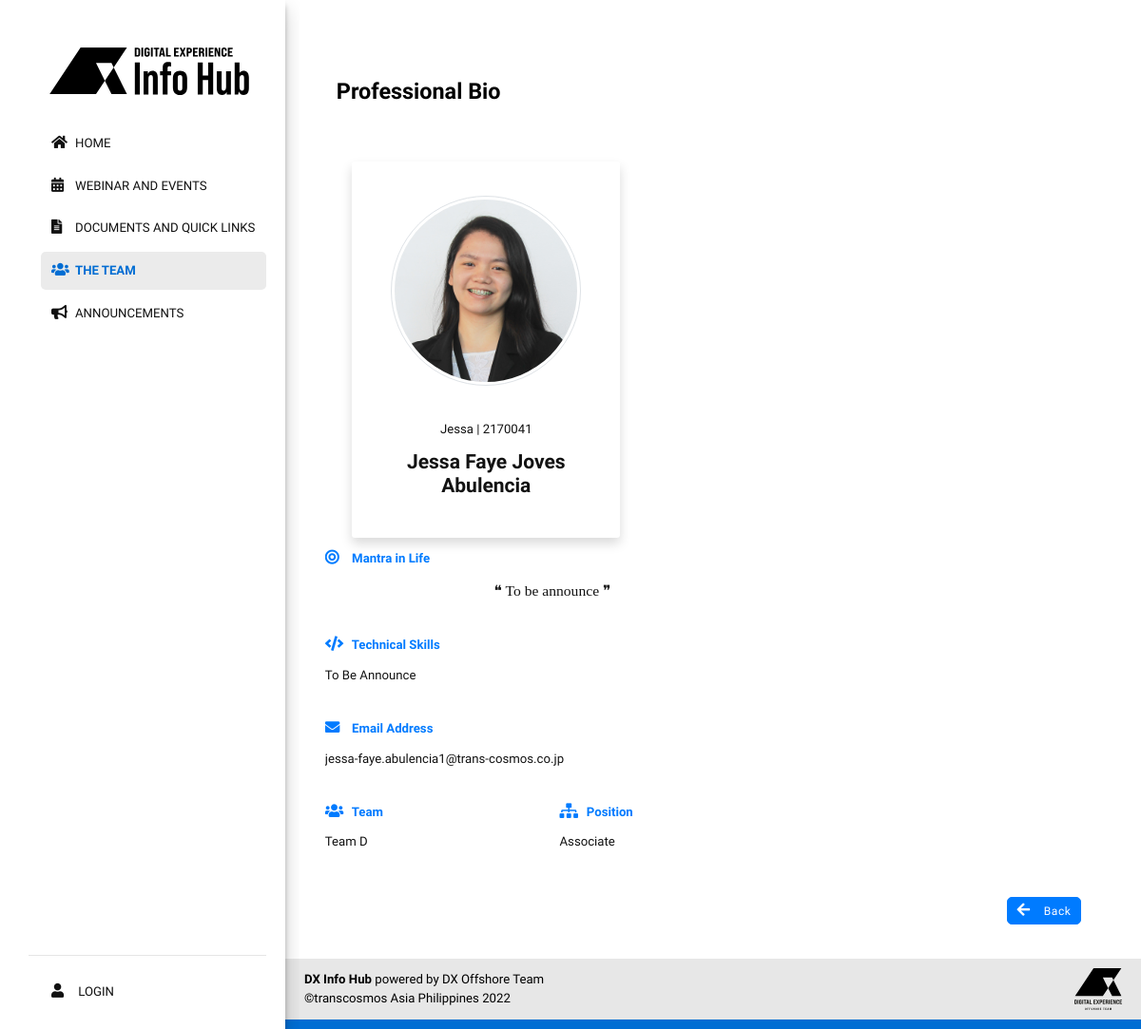
Page /pages/users/o-user-profile.php?id=28 on the earlier database version.
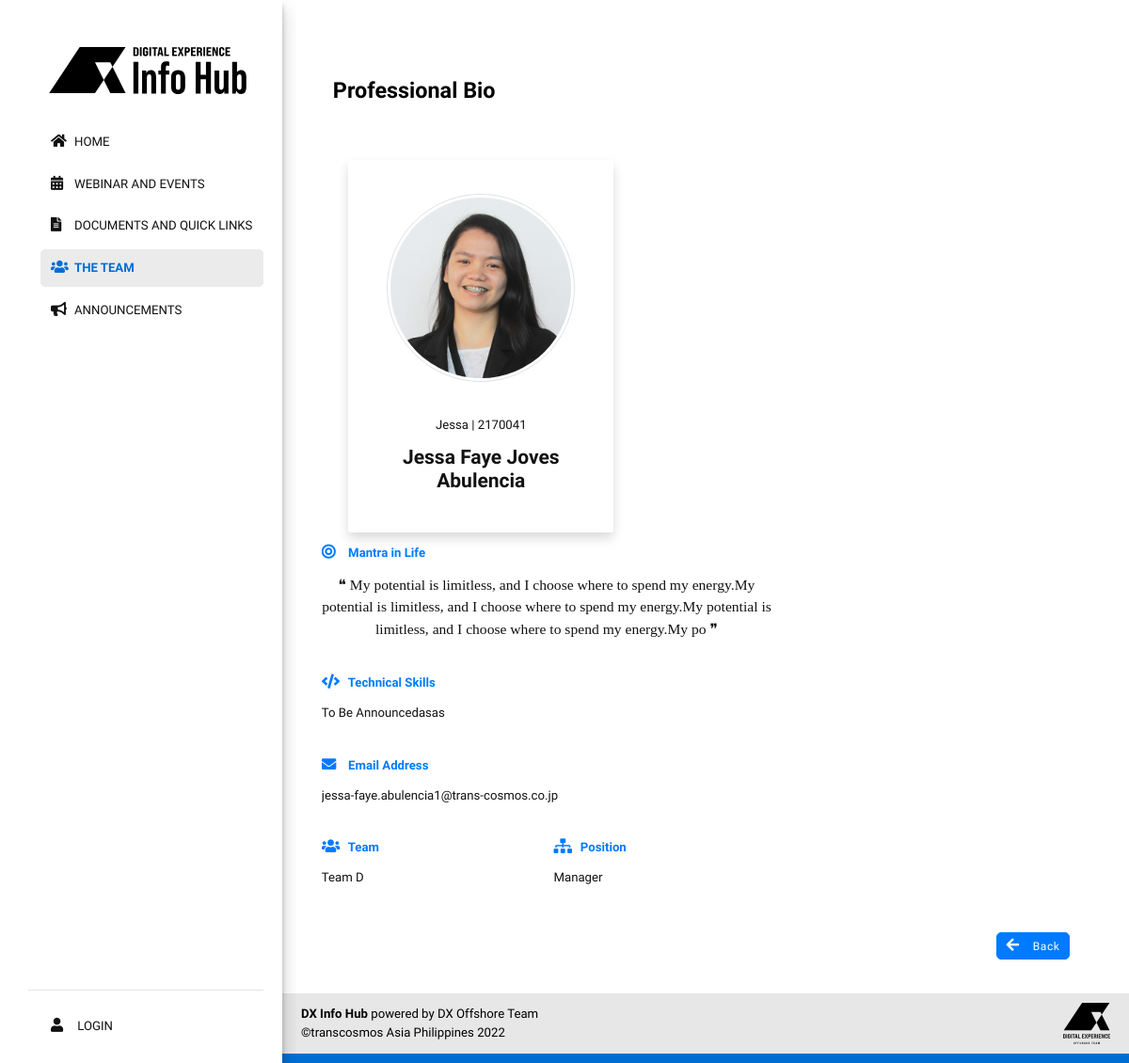
Same page on the later database version.
### tables this page shows
CREATE TABLE `users` (
  `user_id` bigint(20) NOT NULL,
  `user_employee_id` varchar(50) NOT NULL DEFAULT '',
  `user_email` varchar(100) NOT NULL DEFAULT '',
  `user_password` varchar(200) NOT NULL DEFAULT '',
  `user_firstname` varchar(100) NOT NULL DEFAULT '',
  `user_middlename` varchar(100) NOT NULL DEFAULT '',
  `user_lastname` varchar(100) NOT NULL DEFAULT '',
  `user_nickname` varchar(50) NOT NULL DEFAULT '',
  `user_photo` varchar(100) NOT NULL DEFAULT '',
  `role_ids` varchar(1000) NOT NULL DEFAULT ',',
  `permissions` varchar(1000) NOT NULL DEFAULT ',',
  `user_position` int(11) NOT NULL DEFAULT 0,
  `user_gender` varchar(100) NOT NULL,
  `user_mobile` varchar(50) NOT NULL DEFAULT '',
  `team_id` bigint(20) NOT NULL DEFAULT 0,
  `user_hiredate` int(11) NOT NULL DEFAULT 0,
  `user_enddate` int(11) NOT NULL DEFAULT 0,
  `user_mantra_in_life` varchar(300) NOT NULL,
  `user_skills` varchar(300) NOT NULL,
  `starting_date` int(11) NOT NULL DEFAULT 0,
  `data_per_page` int(11) NOT NULL DEFAULT 20,
  `user_last_login` int(11) NOT NULL DEFAULT 0,
  `user_log_attempts` int(11) DEFAULT NULL,
  `lockout_timestamp` datetime DEFAULT NULL,
  `user_status` float NOT NULL DEFAULT 0,
  `temp_del` int(11) NOT NULL DEFAULT 0,
  `user_certificate` varchar(255) DEFAULT NULL
);

CREATE TABLE `teams` (
  `id` int(11) NOT NULL,
  `team_name` varchar(100) NOT NULL,
  `team_status` int(11) NOT NULL DEFAULT 0,
  `temp_del` int(11) NOT NULL DEFAULT 0,
  `timestamp` timestamp NOT NULL DEFAULT current_timestamp() ON UPDATE current_timestamp()
);

CREATE TABLE `positions` (
  `position_id` bigint(20) NOT NULL,
  `position_name` varchar(100) NOT NULL DEFAULT ''
);

### includes/functions.php (called while the page is built, shortened)
<?php
function renderLang($lang_arr) {
	if(isset($lang_arr[$GLOBALS['default_lang_idx']])) {
		if($lang_arr[$GLOBALS['default_lang_idx']] != '') {
			$return = $lang_arr[$GLOBALS['default_lang_idx']];
		} else {
			$return = $lang_arr[0];
		}
	} else {
		$return = $lang_arr[0];
	}
	return $return;
}
function getTable($sql_table) {
	$r = array();
	$sql = $GLOBALS['pdo']->prepare("SELECT * FROM ".$sql_table);
	$sql->execute();
	while($data = $sql->fetch(PDO::FETCH_ASSOC)) {
		array_push($r,$data);
	}
	return $r;
}
?>

### includes/lang/forms.php (called while the page is built, shortened)
<?php
$btn_back = array(
	'Back',
	'バック'
);
?>

### pages/users/o-user-profile.php (the view, shortened to what the changed rows need)
<?php
require($_SERVER['DOCUMENT_ROOT'].'/includes/config.php');
 $user_id = (isset($_GET['id']) ? $_GET['id'] : '');
 $positions_arr = getTable('positions');
 $teams_arr = getTable('teams');
 $sql = $pdo->prepare("SELECT * FROM users WHERE user_id = :user_id LIMIT 1");
 $sql->bindParam(":user_id",$user_id);
 $sql->execute();
 if($sql->rowCount()) {
?>
<!DOCTYPE html>
<html>
<head>
    <?php require($_SERVER['DOCUMENT_ROOT'].'/includes/common/links.php');  ?>
    <link href="/assets/css/profile.css" rel="stylesheet">
    <link href="/assets/css/announcement.css" rel="stylesheet"/>
</head>
<body id="profile">
	<div class="container">
        <div class="col-3 col-s-3 menu">
            <?php require($_SERVER['DOCUMENT_ROOT'].'/includes/common/parent-sidebar.php');  ?>
        </div>
        <section class="main-area col-s-9 d-column mb-4">
			<div class="announcement mb-2">
				<h2 class="mb-3"><span>Professional Bio</span></h2>
			</div>
            <?php
                $sql = $pdo->prepare("SELECT * FROM users WHERE user_id ='".$user_id."'");
                $sql->execute();
                $row = $sql->fetchAll(PDO::FETCH_ASSOC);
                foreach($row as $key => $data) {
                    if($data['user_status'] != 1) {
                        ?>
                    <div class="row information mt-5">
                        <div class="col-4 text-center mx-5 shadow rounded p-5">
                            <img class="profile-user-img img-fluid img-circle border mb-5" style="height:200px;width:200px;"
                            src='/assets/images/team-images/<?php echo $data['user_photo']?>'
                            alt="User profile picture">
                            <p class=""><?php echo $data["user_nickname"] .'  |  '.$data["user_employee_id"]  ?> </p>
                            <h3 class="profile-username"><?php echo $data["user_firstname"].' '.$data["user_middlename"].' '.$data["user_lastname"] ?></h3>
                        </div>
                        <div class="col-7 mt-3">
                            <p class="text-primary font-weight-bold"><i class="fa fa-bullseye" aria-hidden="true"></i> Mantra in Life</p>
                            <p class="details mb-5">❝ <?php echo $data["user_mantra_in_life"]; ?> ❞</p>
                            <p class="text-primary font-weight-bold"><i class="fa fa-code" aria-hidden="true"></i> Technical Skills</p>
                            <p class="mb-5"><?php echo $data["user_skills"]; ?></p>
                            <p class="text-primary font-weight-bold"><i class="fa fa-envelope" aria-hidden="true"></i> Email Address</p>
                            <p class="mb-5"><?php echo $data["user_email"]; ?></p>
                            <div class="row">
                                <div class="col">
                                    <p class="text-primary font-weight-bold"><i class="fa fa-users" aria-hidden="true"></i> Team</p>
                                    <?php
                                        foreach($teams_arr as $team) {
                                            if($team['id'] == $data['team_id']) {
                                                echo '<p class="">'.$team['team_name'].'</p>';
                                                break;
                                            }
                                        }
                                    ?>
                                </div>
                                <div class="col">
                                    <p class="text-primary font-weight-bold"><i class="fa fa-sitemap" aria-hidden="true"></i> Position</p>
                                    <?php
                                        foreach($positions_arr as $position) {
                                            if($position['position_id'] == $data["user_position"]) {
                                            echo  '<p>'.$position["position_name"].'</p>';
                                                break;
                                            }
                                        }
                                    ?>
                                </div>
                            </div>
                        </div>
                    </div>
                    <div class="text-right m-5">
                        <a href="/o-teams" class="btn btn-primary">
                            <i class="fa fa-arrow-left "></i>
                            <?php echo renderLang($btn_back); ?>
                        </a>
                    </div>
                <?php }
                }
            ?>
        </section>
    </div>
</body>
</html>
<?php
} else {
	header('location: /o-teams');
}
?>

Differences in the rows shown:
changed users "Jessa Faye": loses positions (position_name "Associate"); gains positions (position_name "Manager"); user_mantra_in_life "To be announce" → "My potential is limitless, and I choose where to spend my energy.My potential is limitless, and I choose where to spend my energy.My potential is limitless, and I choose where to spend my energy.My po"; user_skills "To Be Announce" → "To Be Announcedasas"
